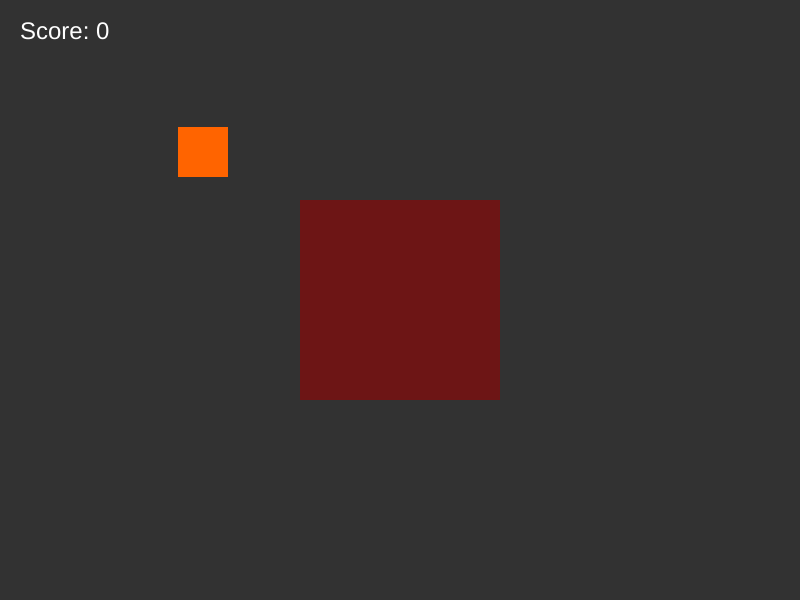
Frame 1 (no input)
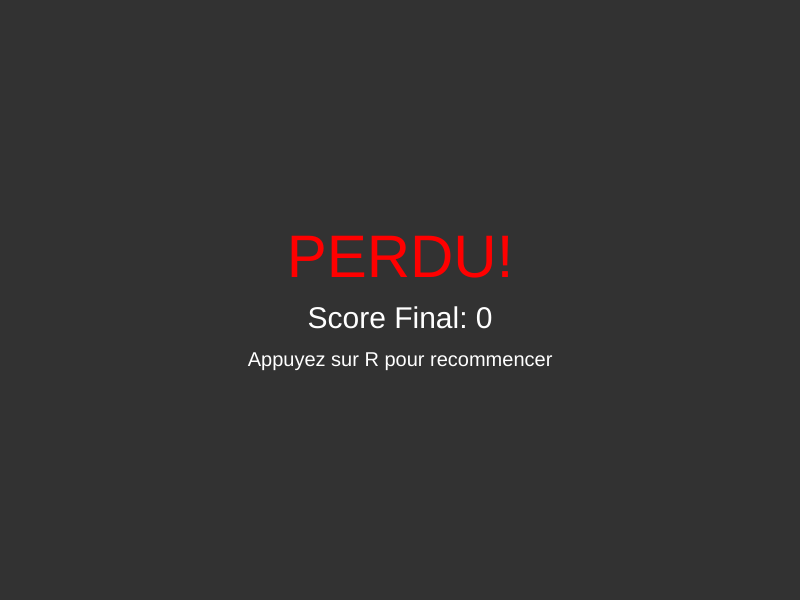
Frame 60 (no input)
Frame 120 (the mouse pressed at the canvas centre since frame 60): identical to frame 60, image omitted

The p5.js sketch that drew these frames (run headless with seeded random() and noise() and a simulated clock; from frame 60 on, the mouse is pressed at the canvas centre):

// p5.js sketch
// ── sketch.js
let x;
let y;
let speedX;
let speedY;
const size = 50;
let score = 0;
let gameState = "playing"; // Nouvel état de jeu

function setup() {
    createCanvas(800, 600);
    noStroke();
    
    resetGame();
}

function resetGame() {
    // Réinitialisation des variables de position et vitesse
    // Démarre en haut à gauche, loin de la zone mortelle centrale
    x = width / 4;
    y = height / 4;
    speedX = 3;
    speedY = 2;
    
    // Réinitialisation du score et de l'état
    score = 0;
    gameState = "playing";
}

function draw() {
    background(50); // Rafraîchissement du fond

    if (gameState === "playing") {
        // 1. Mise à jour de la position
        x += speedX;
        y += speedY;

        // 2. Détection et rebond des bords
        if (x > width - size / 2 || x < size / 2) {
            speedX *= -1;
        }
        if (y > height - size / 2 || y < size / 2) {
            speedY *= -1;
        }
        
        // 3. Zone mortelle (centre 200x200)
        const centerW = 200;
        const centerH = 200;
        const centerRectX = width / 2;
        const centerRectY = height / 2;
        
        // Affichage de la zone mortelle
        fill(150, 0, 0, 150); // Rouge transparent
        rectMode(CENTER); // Assurez-vous que rectMode est CENTER pour le rectangle mortel
        rect(centerRectX, centerRectY, centerW, centerH);
        
        // Détection de collision (carré vs zone mortelle)
        if (x + size / 2 > centerRectX - centerW / 2 &&
            x - size / 2 < centerRectX + centerW / 2 &&
            y + size / 2 > centerRectY - centerH / 2 &&
            y - size / 2 < centerRectY + centerH / 2) {
            
            gameState = "gameOver";
        }

        // 4. Affichage du carré
        fill(255, 100, 0); // Orange
        rectMode(CENTER);
        rect(x, y, size, size);
        
        // 5. Affichage du score
        score = floor(frameCount / 60);
        fill(255);
        textSize(24);
        textAlign(LEFT, TOP);
        text("Score: " + score, 20, 20);

    } else if (gameState === "gameOver") {
        // Écran Game Over
        fill(255, 0, 0);
        textSize(60);
        textAlign(CENTER, CENTER);
        text("PERDU!", width / 2, height / 2 - 40);
        
        fill(255);
        textSize(30);
        text("Score Final: " + score, width / 2, height / 2 + 20);
        textSize(20);
        text("Appuyez sur R pour recommencer", width / 2, height / 2 + 60);
    }
}

function keyPressed() {
    // Logique de redémarrage
    if (key === 'r' || key === 'R') {
        if (gameState === "gameOver") {
            // Réinitialiser frameCount pour que le score reparte de zéro
            frameCount = 0; 
            resetGame();
        }
    }
}
